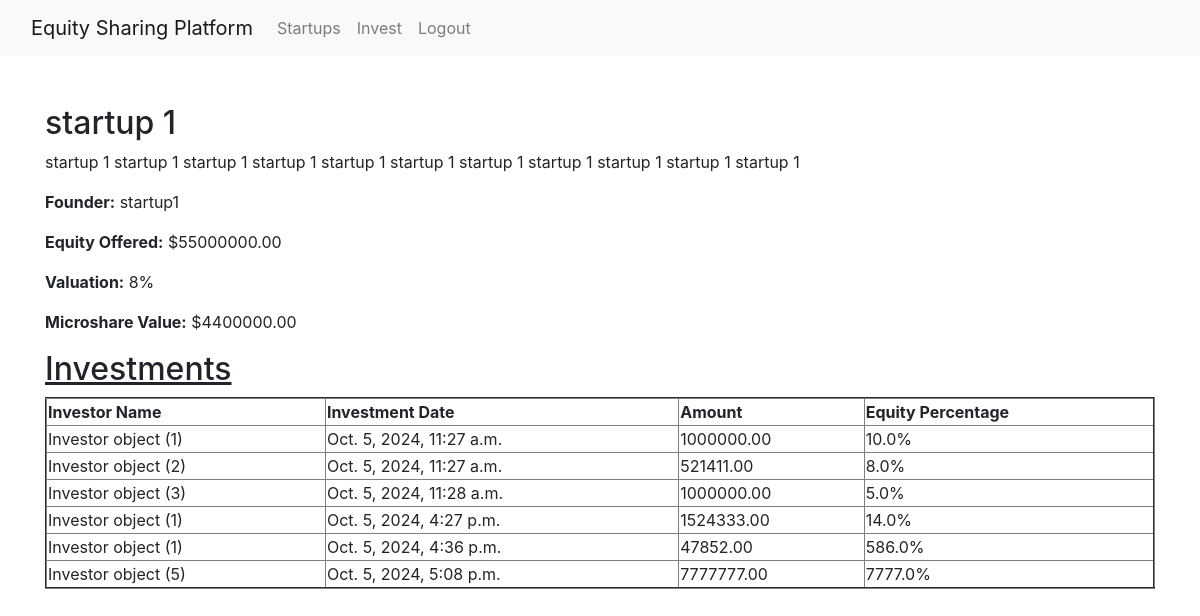
Screenshot of /startupdetail/1 with the database file from the repository.
### myapp1/models.py (models this page shows, shortened)
class Startup(models.Model):
    name = models.CharField(max_length=255)
    description = models.TextField()
    founder = models.ForeignKey(User, on_delete=models.CASCADE)
    equity_offered = models.FloatField()
    valuation = models.DecimalField(max_digits=12, decimal_places=2)
    created_at = models.DateTimeField(auto_now_add=True)

class Investment(models.Model):
    startup = models.ForeignKey(Startup, on_delete=models.CASCADE)
    investor = models.ForeignKey(Investor, on_delete=models.CASCADE)
    equity_taken = models.FloatField()
    amount_invested = models.DecimalField(max_digits=12, decimal_places=2)
    invested_at = models.DateTimeField(auto_now_add=True)

class Investor(models.Model):
    user = models.OneToOneField(User, on_delete=models.CASCADE)
    bio = models.TextField()

### myapp1/views.py (the view)
# urls.py: path('startupdetail/<int:pk>',startupdetail,name = 'startupdetail'),
def startupdetail(request, pk):
    startup = get_object_or_404(Startup,id = pk)
    investment_amount = Decimal(startup.valuation)
    equity_taken = Decimal(startup.equity_offered)
    investments = Investment.objects.filter(startup = startup)
    microshare_value = (investment_amount * equity_taken) / 100
    context = {
        'investments': investments,
        'name': startup.name,
        'description': startup.description,
        'founder': startup.founder,
        'investment_amount': investment_amount,
        'equity_taken': equity_taken,
        'microshare_value': microshare_value,
    }
    return render(request, 'startup_detail.html', context)

### template/startup_detail.html (shortened to what this page needs)
<!DOCTYPE html>
<html lang="en">
<head>
</head>
<body>
    {% extends 'base.html' %}
{% block content %}
    <h2>{{ name }}</h2>
    <p>{{ description }}</p>
    <p><strong>Founder:</strong> {{ founder}}</p>
    <p><strong>Equity Offered:</strong> ${{ investment_amount }}</p>
    <p><strong>Valuation:</strong> {{ equity_taken }}%</p>
    <p><strong>Microshare Value:</strong> ${{ microshare_value }}</p>
    <h2><u>Investments</u></h2>
<table style="width: 100%" border="2px">
  <thead>
    <tr>
      <th>Investor Name</th>
      <th>Investment Date</th>
      <th>Amount</th>
      <th>Equity Percentage</th>
    </tr>
  </thead>
  <tbody>
    {% for investment in investments %}
    <tr>
      <td>{{ investment.investor }}</td>
      <td>{{ investment.invested_at }}</td>
      <td>{{ investment.amount_invested }}</td>
      <td>{{ investment.equity_taken }}%</td>
    </tr>
    {% empty %}
    <tr>
      <td colspan="4">No investments found for this startup.</td>
    </tr>
    {% endfor %}
  </tbody>
</table>
{% endblock %}

### template/base.html (shortened to what this page needs)
<!DOCTYPE html>
<html lang="en">
<head>
    <link rel="stylesheet" href="https://stackpath.bootstrapcdn.com/bootstrap/4.5.2/css/bootstrap.min.css">
</head>
<body>
<nav class="navbar navbar-expand-lg navbar-light bg-light">
    <div class="container-fluid">
        <a class="navbar-brand" href="#">Equity Sharing Platform</a>
        <div class="collapse navbar-collapse" id="navbarNav">
            <ul class="navbar-nav">
                <li class="nav-item">
                    <a class="nav-link" href="{% url 'myapp1:startup_list' %}">Startups</a>
                </li>
                <li class="nav-item">
                    <a class="nav-link" href="{% url 'myapp1:invest_create' %}">Invest</a>
                </li>
                <li class="nav-item">
                    <a class="nav-link" href="{% url 'myapp1:logout' %}">Logout</a>
                </li>
            </ul>
        </div>
    </div>
</nav>
<div class="container mt-5">
    {% block content %}
    {% endblock %}
</div>
</body>
</html>

### rows the page displays
Startup: name "startup 1", description "startup 1 startup 1 startup 1 startup 1 startup 1 startup 1 startup 1 startup 1 startup 1 startup 1 startup 1", valuation "55000000.00"
Investment: investor "Investor object (1)", invested_at "Oct. 5, 2024, 11:27 a.m.", amount_invested "1000000.00", equity_taken "10.0"
Investment: investor "Investor object (2)", invested_at "Oct. 5, 2024, 11:27 a.m.", amount_invested "521411.00", equity_taken "8.0"
Investment: investor "Investor object (3)", invested_at "Oct. 5, 2024, 11:28 a.m.", amount_invested "1000000.00", equity_taken "5.0"
Investment: investor "Investor object (1)", invested_at "Oct. 5, 2024, 4:27 p.m.", amount_invested "1524333.00", equity_taken "14.0"
Investment: investor "Investor object (1)", invested_at "Oct. 5, 2024, 4:36 p.m.", amount_invested "47852.00", equity_taken "586.0"
Investment: investor "Investor object (5)", invested_at "Oct. 5, 2024, 5:08 p.m.", amount_invested "7777777.00", equity_taken "7777.0"

### other values shown
{{ founder }} "startup1"
{{ equity_taken }} "8"
{{ microshare_value }} "4400000.00"
